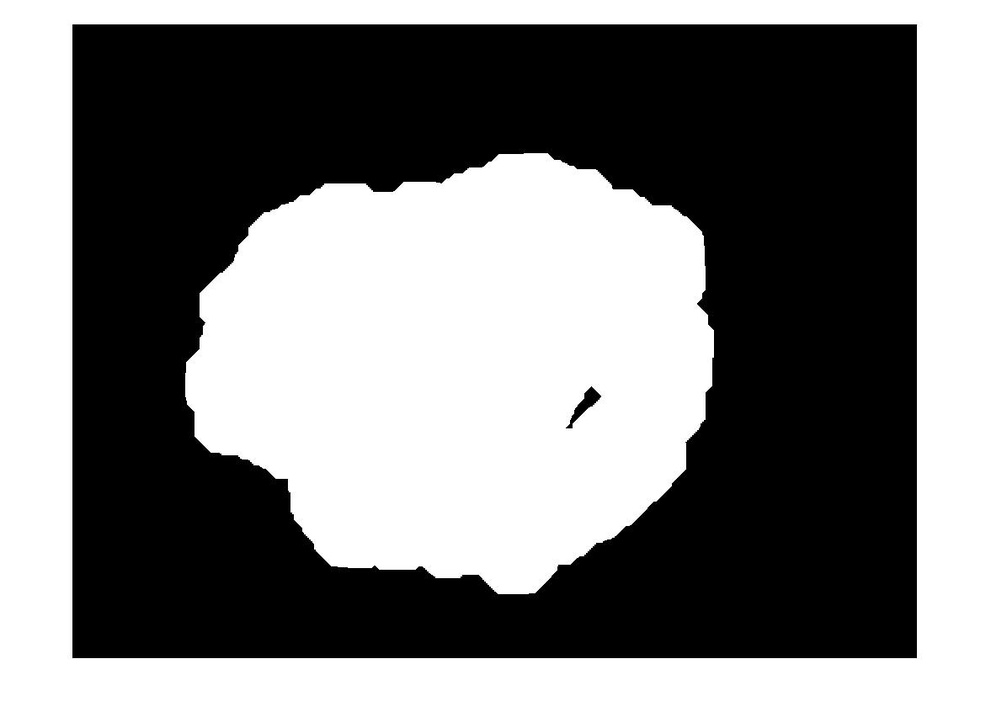
%> input picture TEST/000019.jpg, 991 x 712 px, shrunk from 1177 x 846 before the run
$ octave --eval "result = otsufunction(imread('000019.jpg'));"   (GNU Octave 9; MATLAB toolbox functions it lacks are replaced by stand-ins)
%> lines starting %> are read from the running program, lines starting %| are printed output that depends on the picture; in (x1, y1, x2, y2) boxes, pixels count from 0 and x2, y2 are one past the last pixel; in counts of white or black regions, pixels touching at a corner belong together; the program's own positions count from 1
function [bw] = otsufunction(img)
%UNTITLED8 Summary of this function goes here
%   Detailed explanation goes here


I = img; % Read the Image
%> I is the input picture: size 712x991x3 uint8; min 0, max 255, mean 124.5
% figure(1),imshow(I); % display the  Original Image
% figure(2),imhist(I); % display the Histogram
% =================================================================================================
n=imhist(I); % Compute the histogram
%> n = 256 values, max 1041402 at index 1, min 0 at index 87, mean 8268.7
N=sum(n); % sum the values of all the histogram values
%> N = 2116776
max=0; %initialize maximum to zero
% ================================================================================================
for i=1:256
    P(i)=n(i)/N; %Computing the probability of each intensity level
end
%> after the loop, P = 256 values, max 0.492 at index 1, min 0 at index 87, mean 0.00391
% ================================================================================================
for T=2:255      % step through all thresholds from 2 to 255
    w0=sum(P(1:T)); % Probability of class 1 (separated by threshold)
    w1=sum(P(T+1:256)); %probability of class2 (separated by threshold)
    u0=dot([0:T-1],P(1:T))/w0; % class mean u0
    u1=dot([T:255],P(T+1:256))/w1; % class mean u1
    sigma=w0*w1*((u1-u0)^2); % compute sigma i.e variance(between class)
    if sigma>max % compare sigma with maximum
        max=sigma; % update the value of max i.e max=sigma
        threshold=T-1; % desired threshold corresponds to maximum variance of between class
    end
end
%> this loop made 254 passes
%> (w0, w1, u0, u1, sigma, max) on passes 1 to 12: (0.499, 0.501, 0.0137, 248.4, 15422.6, 15422.6), (0.5, 0.5, 0.0197, 249.1, 15514.8, 15514.8), (0.501, 0.499, 0.0258, 249.6, 15576.5, 15576.5), (0.503, 0.497, 0.0416, 250.6, 15697.8, 15697.8), (0.506, 0.494, 0.0678, 252, 15860.2, 15860.2), (0.507, 0.493, 0.0738, 252.2, 15891.3, 15891.3), (0.507, 0.493, 0.0799, 252.4, 15918.1, 15918.1), (0.507, 0.493, 0.0856, 252.6, 15939.8, 15939.8), (0.508, 0.492, 0.0897, 252.7, 15953.7, 15953.7), (0.508, 0.492, 0.094, 252.8, 15966.6, 15966.6), (0.508, 0.492, 0.0967, 252.9, 15974, 15974), (0.508, 0.492, 0.0992, 253, 15980, 15980)
%> after the loop, max = 16107.6; threshold = 127
% ====================================================================================================
  bw1=im2bw(I,threshold/255);
%> bw1: size 712x991 logical; 48.8% white; 2 white regions, box (x1, y1, x2, y2) and area: (185, 153, 714, 594) 174156, (0, 0, 991, 712) 169863
  bw=imcomplement(bw1) ;    % Convert to Binary Image
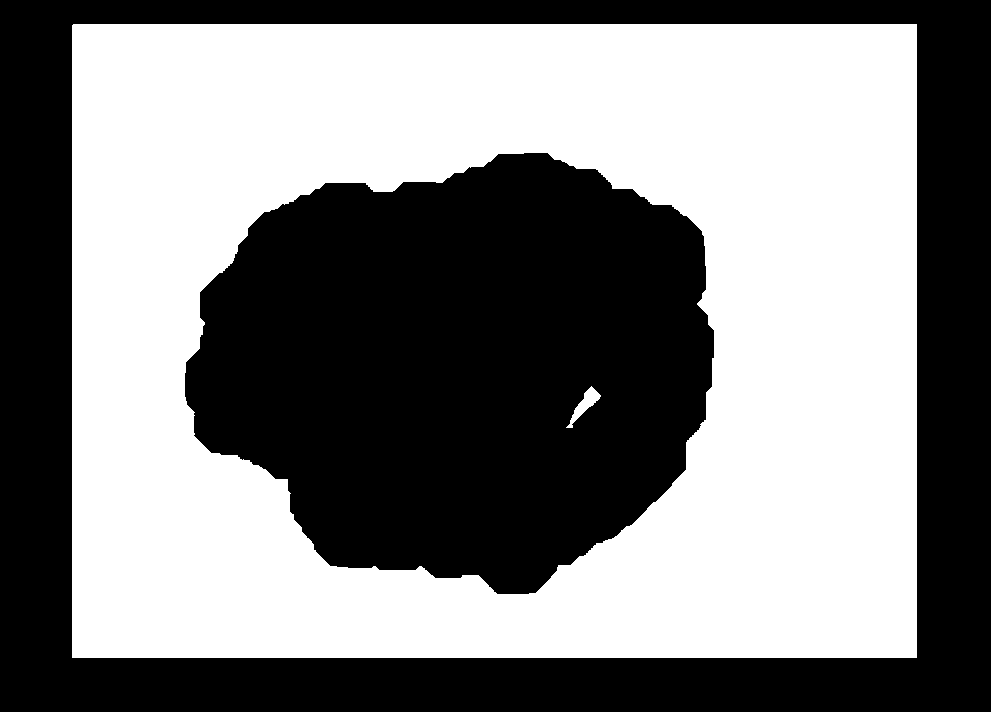
%> bw: size 712x991 logical; 51.2% white; 2 black regions, box (x1, y1, x2, y2) and area: (185, 153, 714, 594) 174156, (0, 0, 991, 712) 169863

$ run again, on TEST/00214.jpg
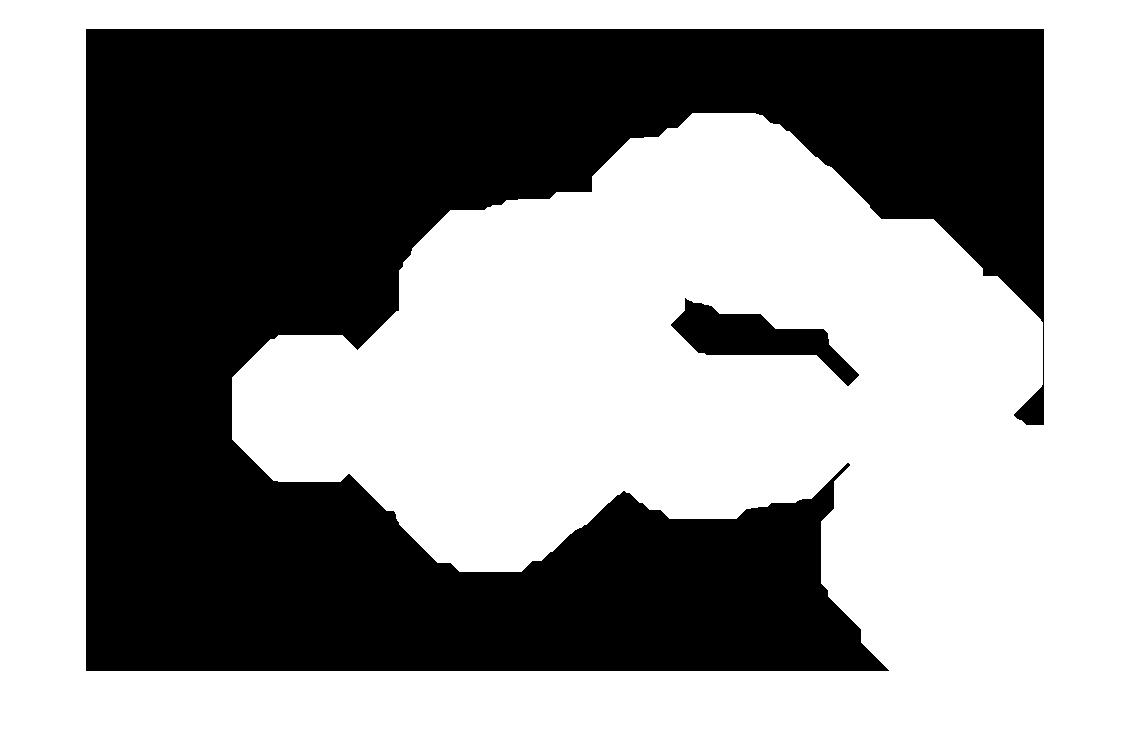
%> input picture TEST/00214.jpg, 1132 x 735 px
%> in otsufunction, I is the input picture: size 735x1132x3 uint8; min 0, max 255, mean 147.2
%> n = 256 values, max 1412352 at index 256, min 0 at index 33, mean 9750.2
%> N = 2496060
%> after the loop in otsufunction, `for i=1:256`: P = 256 values, max 0.566 at index 256, min 0 at index 33, mean 0.00391
%> the loop in otsufunction, `for T=2:255` made 254 passes
%> (w0, w1, u0, u1, sigma, max) on passes 1 to 8: (0.414, 0.586, 0.00349, 251.3, 15315.1, 15315.1), (0.417, 0.583, 0.0175, 252.5, 15497.8, 15497.8), (0.419, 0.581, 0.0322, 253.4, 15626.8, 15626.8), (0.42, 0.58, 0.0369, 253.6, 15658, 15658), (0.42, 0.58, 0.042, 253.8, 15684.4, 15684.4), (0.42, 0.58, 0.0462, 253.9, 15702.8, 15702.8), (0.421, 0.579, 0.0506, 254, 15718.8, 15718.8), (0.421, 0.579, 0.0549, 254.1, 15732.7, 15732.7)
%> after the loop in otsufunction, `for T=2:255`: threshold = 37
%> bw1: size 735x1132 logical; 57.7% white; 2 black regions, box (x1, y1, x2, y2) and area: (86, 29, 1044, 671) 345591, (671, 298, 859, 386) 6020
%> in otsufunction, `bw=imcomplement(bw1) ;`:
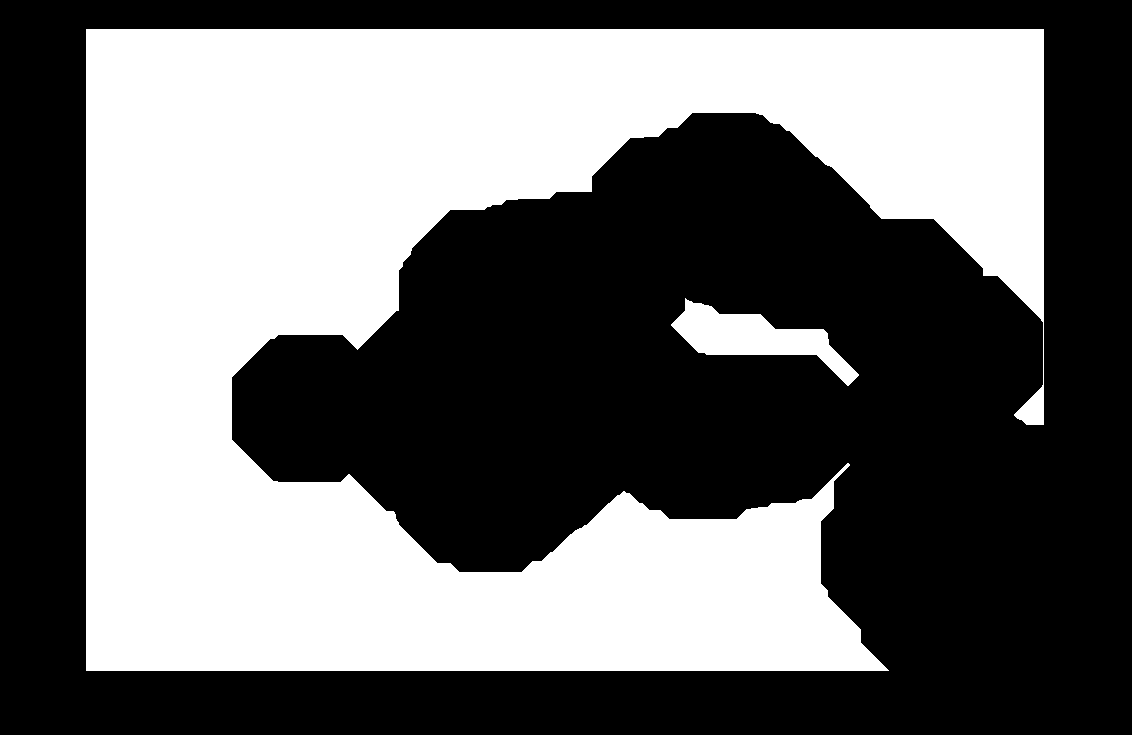
%> bw: size 735x1132 logical; 42.3% white; 2 white regions, box (x1, y1, x2, y2) and area: (86, 29, 1044, 671) 345591, (671, 298, 859, 386) 6020

$ run again, on TEST/dice.jpg
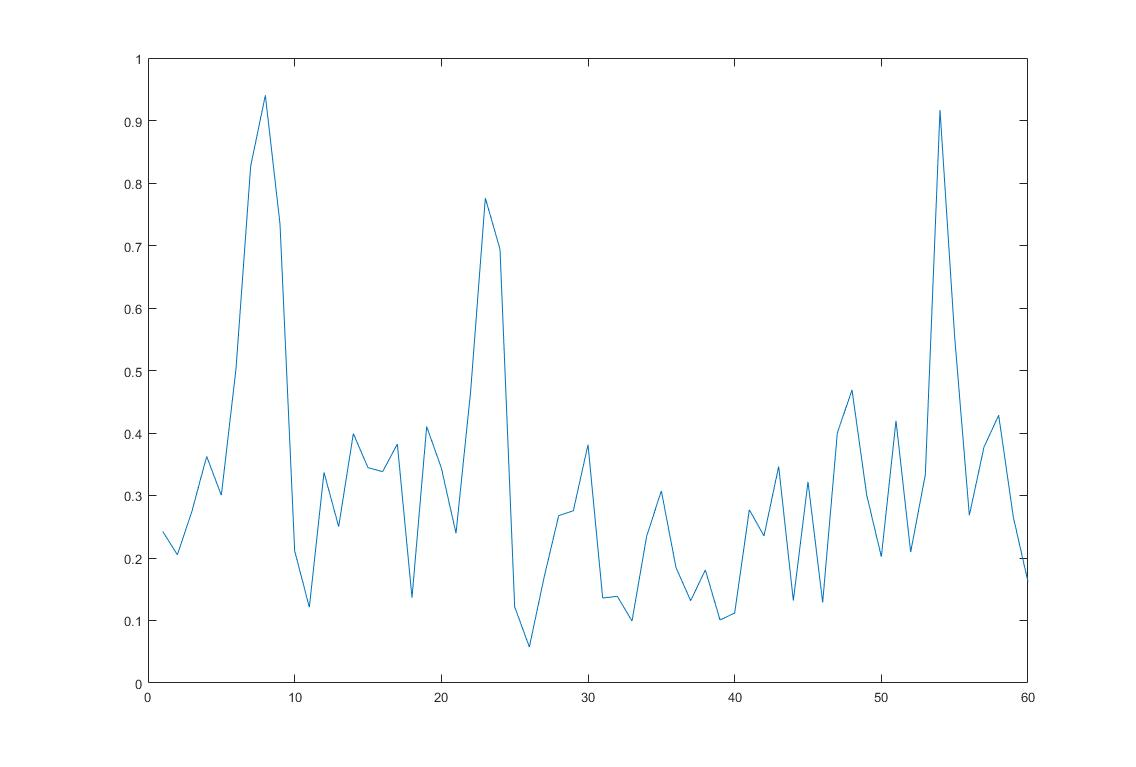
%> input picture TEST/dice.jpg, 1136 x 767 px
%> in otsufunction, I is the input picture: size 767x1136x3 uint8; mean R, G, B 252.1, 252.9, 253
%> n = 256 values, max 2420708 at index 256, min 0 at index 1, mean 10210.7
%> N = 2613936
%> after the loop in otsufunction, `for i=1:256`: P = 256 values, max 0.926 at index 256, min 0 at index 1, mean 0.00391
%> the loop in otsufunction, `for T=2:255` made 254 passes
%> (w0, w1, u0, u1, sigma, max) on passes 2, 8, 11, 12, 16, 18, 19, 20: (4.59e-06, 1, 2, 252.7, 0.288, 0.288), (9.95e-06, 1, 5.23, 252.7, 0.609, 0.609), (1.11e-05, 1, 5.83, 252.7, 0.676, 0.676), (1.15e-05, 1, 6.03, 252.7, 0.698, 0.698), (2.18e-05, 1, 10.75, 252.7, 1.28, 1.28), (2.33e-05, 1, 11.23, 252.7, 1.36, 1.36), (2.83e-05, 1, 12.59, 252.7, 1.63, 1.63), (3.75e-05, 1, 14.41, 252.7, 2.13, 2.13)
%> after the loop in otsufunction, `for T=2:255`: max = 277.4; threshold = 175
%> in otsufunction, `bw1=im2bw(I,threshold/255);`:
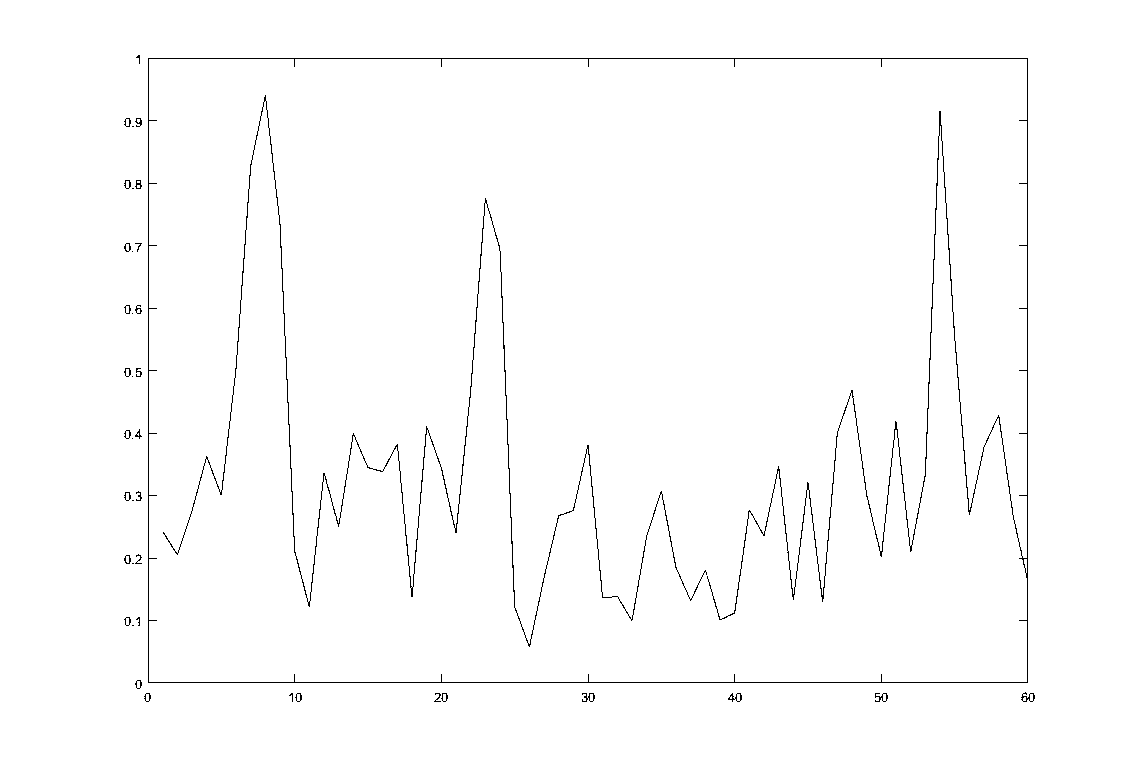
%> bw1: size 767x1136 logical; 98.8% white; black in thin lines or dots, all inside (x1, y1, x2, y2) = (124, 55, 1035, 702)
